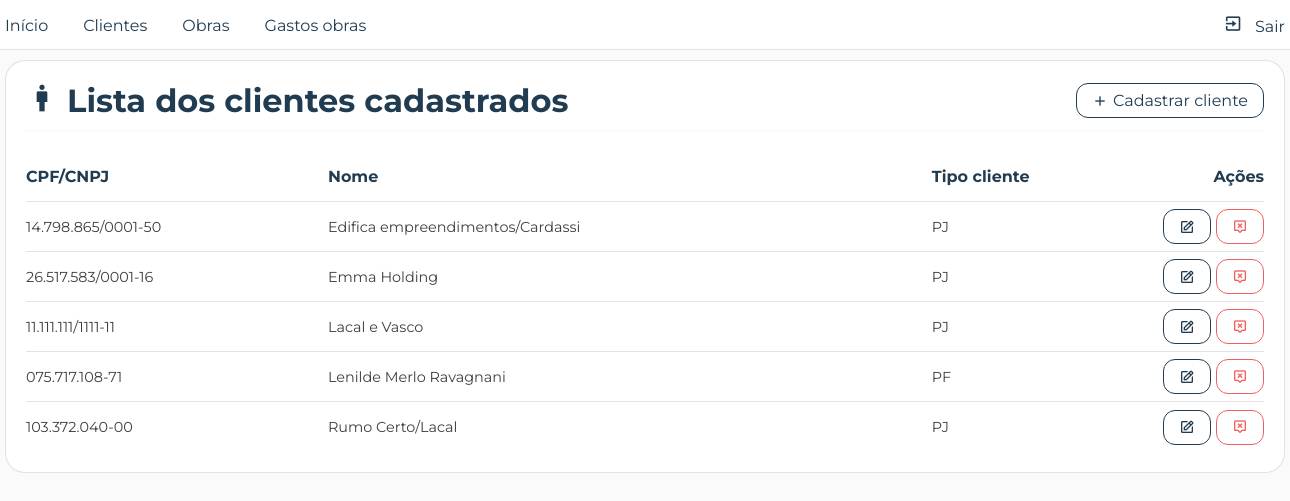
The app's page /pages/front/listas/lista_clientes.php (signed in) with its own data.
### tables this page shows
CREATE TABLE `clientes` (
  `cpf_cnpj` varchar(20) NOT NULL,
  `nome` varchar(50) NOT NULL,
  `tipo_cliente` char(2) DEFAULT NULL
);

### pages/back/utils.php (called while the page is built, shortened)
<?php
   function selecionaTodos($conn, $tabela, $coluna){
      try {
         $query = $conn->prepare("SELECT * FROM $tabela ORDER BY $coluna ASC");
         $query->execute();
         if($query) {
            $dados = $query->fetchAll(PDO::FETCH_ASSOC);
            return $dados;
         }
      } catch (PDOException $erro) {
         echo "Não foi possível recuperar os dados";
         exit();
      }
   }
?>

### pages/back/listas/lista_clientesdb.php (called while the page is built)
<?php
   require_once(__DIR__."/../../conexao/connection.php");
   require_once(__DIR__."/../utils.php");
   try {
      $clientes = selecionaTodos(
         $conn,
         'clientes',
         'nome'
      );
      if($clientes) {
         return $clientes;
      }
   } catch (PDOException $erro) {
      echo "Não foi possível recuperar os clientes cadastrados";
      exit();
   }
?>

### pages/front/listas/lista_clientes.php (the view, shortened to what this page needs)
<?php
   require_once(__DIR__."/../../back/listas/lista_clientesdb.php");
?>
<!DOCTYPE html>
<html lang="pt-br">
<head>
      <link rel="stylesheet" href="<?= BASE_URL; ?>css/reset.css">
      <link rel="stylesheet" href="<?= BASE_URL; ?>css/style.css">
      <link rel="stylesheet" href="<?= BASE_URL; ?>css/listas.css">
      <link rel="stylesheet" href="<?= BASE_URL; ?>css/table.css">
</head>
<body>
      <?php require_once(__DIR__."/../menu.php"); ?>
      <div class="container container_lista">
         <div class="row rowTitulo">
            <h1><i class='bx bx-male icon_titulo'></i> Lista dos clientes cadastrados</h1>
            <nav>
               <a href="<?= BASE_URL; ?>pages/front/cadastros/cadastrar_clientes.php" class="btn nav"><i class='bx bx-plus'></i> Cadastrar cliente</a>
            </nav>
         </div>
         <div class="row lista">
            <table class="tabela_gastos_obras">
               <tr class="linha_cabecalho">
                  <th class="f1">CPF/CNPJ</th>
                  <th class="f2">Nome</th>
                  <th class="f-6">Tipo cliente</th>
                  <th class="f-5 celula_botoes_acoes">Ações</th>
               </tr>
               <?php
                  foreach($clientes as $linha) {
               ?>
               <tr>
                  <td class="f1">
                     <p class="cpf_cnpj_cliente"><?= $linha['cpf_cnpj']; ?></p>
                  </td>
                  <td class="f2">
                     <?= $linha['nome']; ?>
                  </td>
                  <td class="f-6">
                     <?= strtoupper($linha['tipo_cliente']); ?>
                  </td>
                  <td class="f-5 celula_botoes_acoes">
                     <a href="<?= BASE_URL; ?>pages/front/edits/editar_cliente.php?cpfCnpj=<?= $linha['cpf_cnpj']; ?>" class="btn editar">
                        <i class='bx bx-edit'></i>
                     </a>
                     <a
                        href="<?= BASE_URL; ?>pages/back/excluir/excluir_clientedb.php?cpfCnpj=<?= $linha['cpf_cnpj']; ?>"
                        class="btn excluir"
                        onclick="confirmarExclusao(event, '')">
                        <i class='bx bx-message-alt-x'></i>
                     </a>
                  </td>
               </tr>
               <?php
                  }
               ?>
            </table>
         </div>
      </div>
</body>
</html>

### css/style.css (style rules this page uses)
body { width: 100%; height: auto; padding: 60px 0 10px 0; background-color: var(--gelo); }
.container { width: 1280px; margin: 0 auto; }
.row { width: 100%; }
a.btn, button.btn { width: fit-content; height: 35px; border-radius: 12px; border: 1px solid var(--realce); background-color: transparent; display: block; padding: 0 15px; place-content: center; text-decoration: none; cursor: pointer; display: flex; gap: 5px; align-items: center; color: var(--realce); font-size: 1rem; transition: all var(--trans02) ease; }
.f1 { flex: 1 !important; }
.f2 { flex: 2 !important; }

### css/variaveis.css (style rules this page uses)
:root { --cor-texto: rgba(26, 26, 26, 0.84); --cinza: rgba(26, 26, 26, 0.7); --cinza-claro: rgba(37, 37, 37, 0.438); --borda-card: rgba(37, 37, 37, 0.130); --realce: #213C51; --realce02: #173044; --gelo: #fafafa; --branco: #fff; --vermelho: #f16060; --vermelho02: #cc4545; --verde: #66ac5f; --bg-icon-card1: #ddf8e0; --co-icon-card1: #66ac5f; --bg-icon-card2: #ddf4f8; --co-icon-card2: #5f89ac; --bg-icon-card3: #e9ddf8; --co-icon-card3: #805fac; --bg-icon-card4: #f8eddd; --co-icon-card4: #ac8d5f; --trans02: .2s; --trans04: .4s; }

### records on screen
clientes: nome "Edifica empreendimentos/Cardassi", tipo_cliente "PJ"
clientes: nome "Emma Holding", tipo_cliente "PJ"
clientes: nome "Lacal e Vasco", tipo_cliente "PJ"
clientes: nome "Lenilde Merlo Ravagnani", tipo_cliente "PF"
clientes: nome "Rumo Certo/Lacal", tipo_cliente "PJ"
